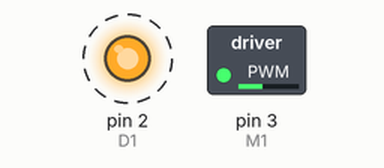
Simulated run of this sketch. Board: Arduino Uno, built with avr-gcc and run on an emulated ATmega328P. On the bench: switched loads named in the sketch (green lamp = pin HIGH), output pins drawn as LEDs (lit = HIGH). Dashed ring = blinking.

Above: at 0.05 s.
Timing chart, 0 to 3.0 s (numbered marks = the images above):
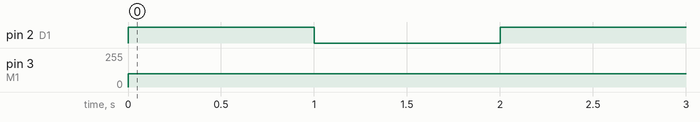

The sketch:

motor_testing.ino
```cpp
int M1 = 3;           // the pin that the Motor1 is attached to
int D1 = 2;
int Cmd = 0;

// the setup routine runs once when you press reset:
void setup()  {

  Serial.begin(9600);
  // declare pin 9 to be an output:
  pinMode(M1, OUTPUT);
  pinMode(D1, OUTPUT);

}

// the loop routine runs over and over again forever:
void loop()  {

  Cmd = 100;
  analogWrite(M1, Cmd);
  digitalWrite(D1,HIGH);
  delay(1000);
  digitalWrite(D1,LOW);
  delay(1000); // pauses the program by a set number of milliseconds
}
```

Measured:
- by itself, pin 2 (D1): alternates HIGH for 1.0 s and LOW for 1.0 s
- by itself, pin 3 (M1): 0/255 → 100/255 at 0.00 s
